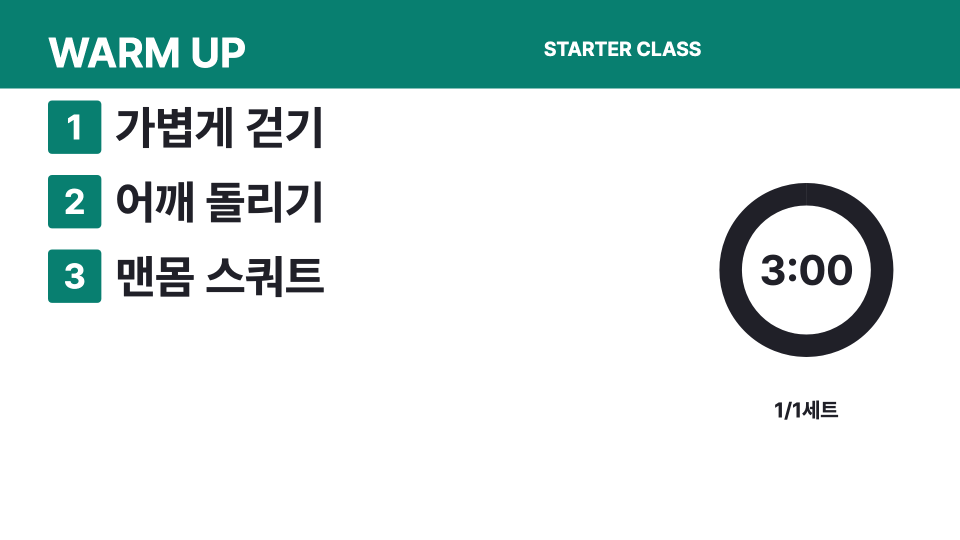
#> input picture docs/design/sta162/after/interval-starter_warmup.png, 1920 x 1080 px, found by its file name (shown at 1/2 size)
$ python sta162_contact_sheets.py
#> lines starting #> are read from the running program, lines starting #| are printed output that depends on the picture
#!/usr/bin/env python3
"""Compose review thumbnails from captured pixels; never modifies evidence PNGs.

python3 tool/sta162_contact_sheets.py
Requires Pillow. Outputs compact JPEGs suitable for an issue attachment.
"""
import json
from pathlib import Path
from PIL import Image, ImageChops, ImageDraw, ImageFont, ImageStat

ROOT = Path(__file__).resolve().parents[1] / "docs/design/sta162"
THUMB = (384, 216)
GAP, LABEL = 16, 30
FONT = ImageFont.load_default(size=15)


def paste(canvas, source, x, y):
    with Image.open(source) as image:
        canvas.paste(image.convert("RGB").resize(THUMB, Image.Resampling.LANCZOS), (x, y))


for group in ["catalog", "starters"]:
    files = sorted(p for p in (ROOT / "before").glob("*.png")
                   if p.name.startswith("catalog-") == (group == "catalog"))
    for phase in ["before", "after"]:
        if not all((ROOT / phase / p.name).exists() for p in files):
            continue
        columns = 3
        rows = (len(files) + columns - 1) // columns
        sheet = Image.new("RGB", (GAP + columns * (THUMB[0] + GAP), GAP + rows * (THUMB[1] + LABEL + GAP)), "#F7F5EF")
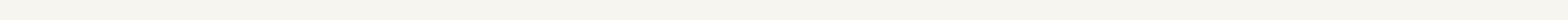
#> sheet: PIL image 1216x16 RGB (shown 2 times larger); mean R, G, B 247, 245, 239
        draw = ImageDraw.Draw(sheet)
        for i, source in enumerate(files):
            x, y = GAP + i % columns * (THUMB[0] + GAP), GAP + i // columns * (THUMB[1] + LABEL + GAP)
            draw.text((x, y), f"{phase.upper()} / {source.stem}", font=FONT, fill="#2B332E")
            paste(sheet, ROOT / phase / source.name, x, y + LABEL)
        sheet.save(ROOT / f"{group}-{phase}-contact.jpg", quality=90, optimize=True)
    if all((ROOT / "after" / p.name).exists() for p in files):
        # Two designs per row, each with adjacent before/after at equal scale.
        pair_width = THUMB[0] * 2 + GAP
        row_height = THUMB[1] + LABEL * 2 + GAP
        sheet = Image.new("RGB", (GAP + 2 * (pair_width + GAP), GAP + ((len(files) + 1) // 2) * row_height), "#F7F5EF")
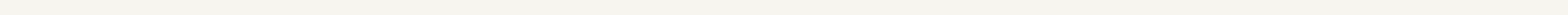
#> sheet: PIL image 1616x16 RGB (shown at 1/2 size); mean R, G, B 247, 245, 239
        draw = ImageDraw.Draw(sheet)
        for i, source in enumerate(files):
            x, y = GAP + i % 2 * (pair_width + GAP), GAP + i // 2 * row_height
            draw.text((x, y), source.stem, font=FONT, fill="#2B332E")
            for side, phase in enumerate(["before", "after"]):
                sx = x + side * (THUMB[0] + GAP)
                draw.text((sx, y + LABEL), phase.upper(), font=FONT, fill="#657066")
                paste(sheet, ROOT / phase / source.name, sx, y + LABEL * 2)
        sheet.save(ROOT / f"{group}-comparison.jpg", quality=90, optimize=True)

representative = "interval-starter_warmup.png"
if (ROOT / "after" / representative).exists():
    # Preserve full 1920px width for the user's reported WARM UP example.
    sheet = Image.new("RGB", (1920, 1080 * 2 + 96), "#F7F5EF")
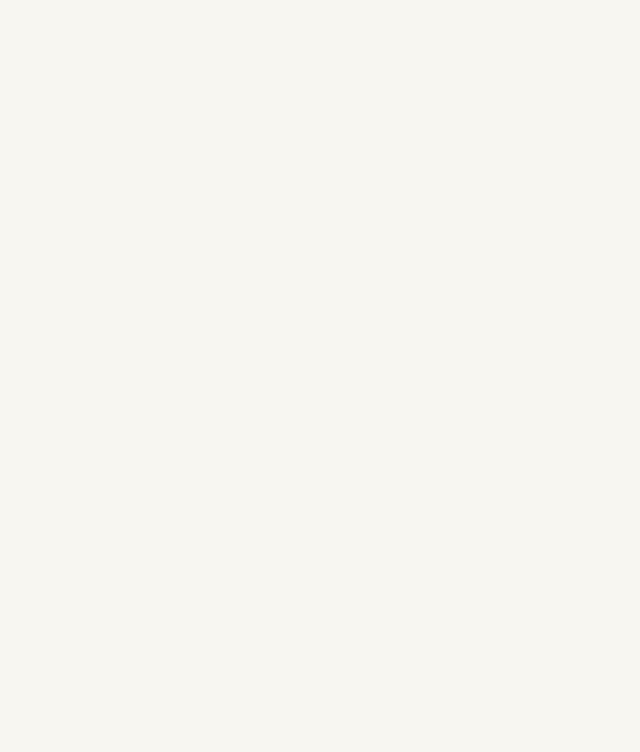
#> sheet: PIL image 1920x2256 RGB (shown at 1/3 size); mean R, G, B 247, 245, 239
    draw = ImageDraw.Draw(sheet)
    for i, phase in enumerate(["before", "after"]):
        y = i * 1128
        draw.text((24, y + 12), f"{phase.upper()} / INTERVAL STARTER / WARM UP", font=ImageFont.load_default(size=24), fill="#2B332E")
        with Image.open(ROOT / phase / representative) as source:
#> source is the input picture: PIL image 1920x1080 RGBA; mean R, G, B, A 203, 223.3, 221.1, 255
            sheet.paste(source.convert("RGB"), (0, y + 48))
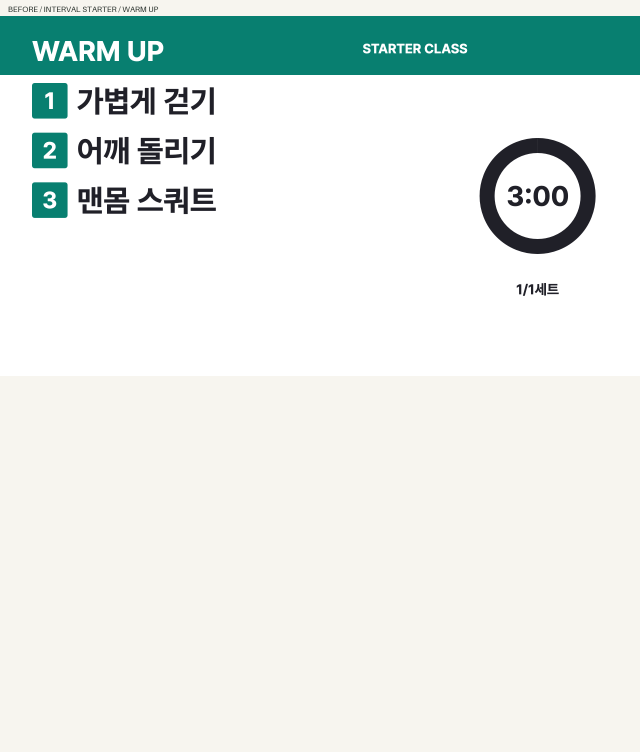
#> sheet: PIL image 1920x2256 RGB (shown at 1/3 size); mean R, G, B 225.8, 234.5, 230.3
    sheet.save(ROOT / "interval-warmup-comparison.jpg", quality=95, optimize=True)

# Compare original captured RGB pixels, not resized contact-sheet thumbnails.
comparisons = {}
for key in ["catalog-banner", "interval-warmup"]:
    canvas = ROOT / "paths" / f"{key}-canvas-1080p.png"
    fallback = ROOT / "paths" / f"{key}-saved-png-fallback.png"
    if canvas.exists() and fallback.exists():
        with Image.open(canvas) as a, Image.open(fallback) as b:
            diff = ImageChops.difference(a.convert("RGB"), b.convert("RGB"))
            comparisons[key] = {
                "size": list(a.size),
                "differentPixelBounds": diff.getbbox(),
                "meanAbsoluteRgbDifference": ImageStat.Stat(diff).mean,
            }
if comparisons:
    (ROOT / "paths" / "pixel-comparison.json").write_text(
        json.dumps(comparisons, indent=2) + "\n"
    )
